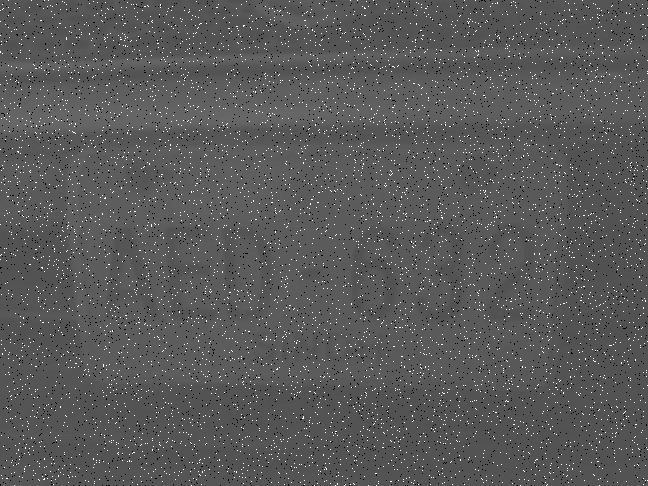
#> input picture LicensePlateRecognition/TEST.tif, 648 x 486 px
$ python view1.py
#> lines starting #> are read from the running program, lines starting #| are printed output that depends on the picture; after the words box and inside, x2 and y2 are one past the last pixel; in counts of white or black regions, pixels touching at a corner belong together
import cv2
import numpy as np

# 二值形态学运算
def morphology(img):
    kernel1 = cv2.getStructuringElement(cv2.MORPH_RECT, (20,14)) # 腐蚀矩阵
    iFushi = cv2.morphologyEx(img, cv2.MORPH_DILATE, kernel1)  # 对文字腐蚀运算
    cv2.imshow('fushi', iFushi)

    kernel2 = cv2.getStructuringElement(cv2.MORPH_RECT, (40, 40))  # 膨胀矩阵
    iPengzhang = cv2.morphologyEx(iFushi, cv2.MORPH_ERODE, kernel2)  # 对背景进行膨胀运算
    cv2.imshow('pengzhang', iPengzhang)

    # 背景图和二分图相减-->得到文字
    jian = np.abs(iPengzhang - img)
    cv2.imshow("jian", jian)

    kernel3 = cv2.getStructuringElement(cv2.MORPH_RECT, (3 , 6))  # 膨胀
    iWenzi = cv2.morphologyEx(jian, cv2.MORPH_DILATE, kernel3)  # 对文字进行膨胀运算
    cv2.imshow('wenzi', iWenzi)

img = cv2.imread("TEST.tif")
#> img is the input picture: shape (486, 648, 3); min 0, max 255, mean 89.4
# 1、消除椒盐噪声：
# 中值滤波器
median = cv2.medianBlur(img, 5)
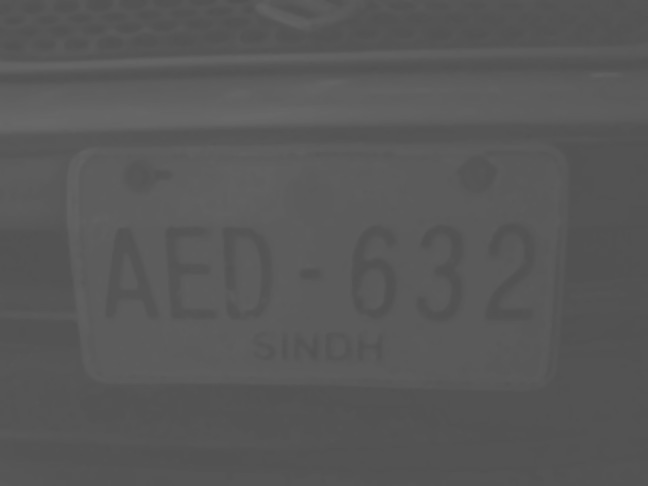
#> median: shape (486, 648, 3); min 81, max 103, mean 87.7
# 消除噪声图
cv2.imshow("median-image", median)
# 转化为灰度图
Grayimg = cv2.cvtColor(median, cv2.COLOR_RGB2GRAY)
# 2、直方图均衡化：
hist = cv2.equalizeHist(Grayimg)
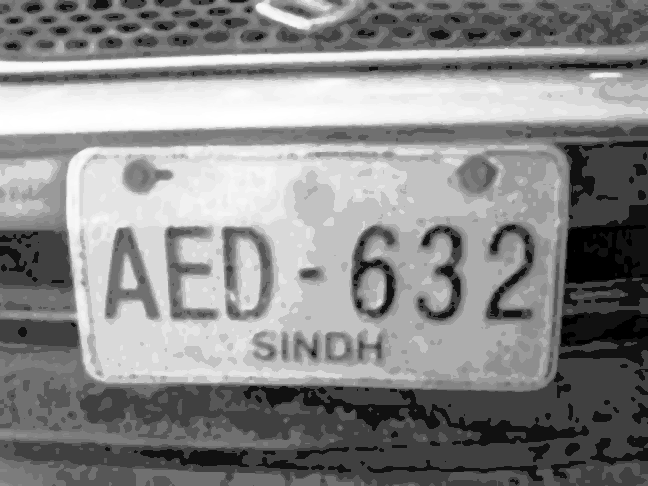
#> hist: shape (486, 648); min 0, max 255, mean 137
cv2.imshow('hist',hist)
# 3、二值化处理：
# 阈值为140
ret, binary = cv2.threshold(hist, 140, 255,cv2.THRESH_BINARY)
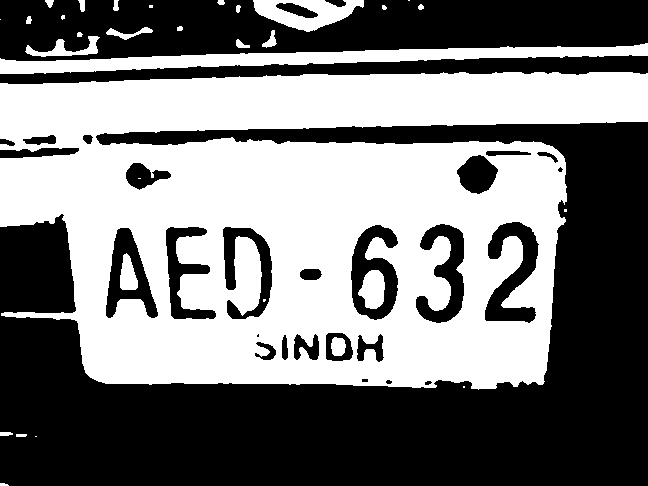
#> binary: shape (486, 648); 47.7% white; 32 white regions (9 under 20 px), largest, box (x1, y1, x2, y2) and area: (0, 72, 648, 390) 137849, (0, 43, 648, 74) 7526, (253, 0, 364, 32) 1960
cv2.imshow("binary-image",binary)
# 二值形态处理
morphology(binary)
#> in morphology, `iFushi = cv2.morphologyEx(img, cv2.MORPH_DILATE, kernel1)`:
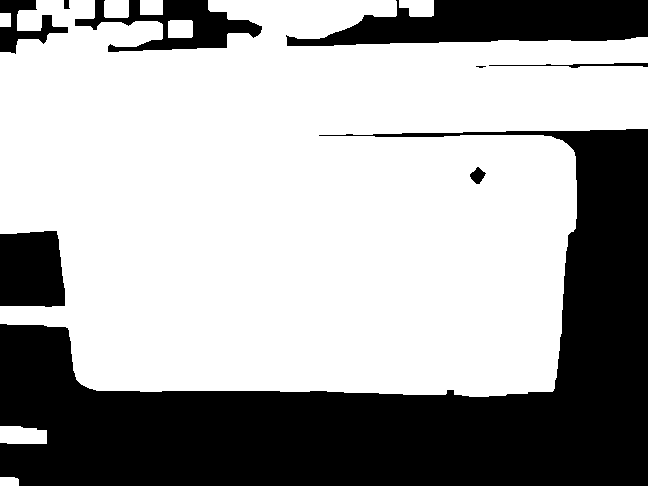
#> iFushi: shape (486, 648); 65.4% white; 9 black regions (1 under 20 px), largest, box (x1, y1, x2, y2) and area: (0, 129, 648, 486) 86650, (286, 0, 648, 46) 11614, (0, 231, 65, 307) 4544
#> in morphology, `iPengzhang = cv2.morphologyEx(iFushi, cv2.MORPH_ERODE, kernel2)`:
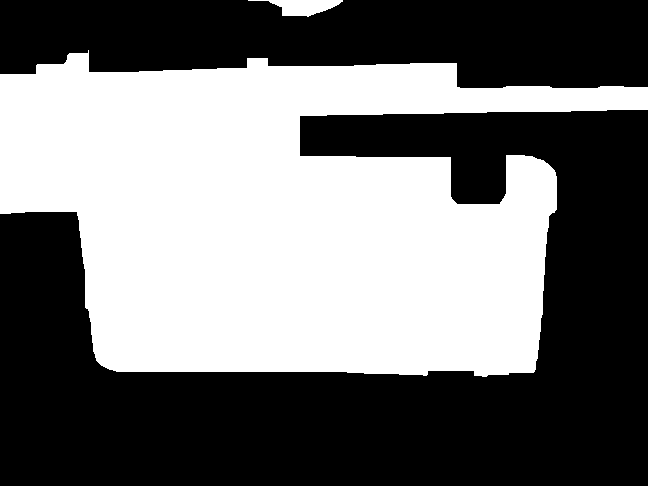
#> iPengzhang: shape (486, 648); 45% white; 2 white regions, box (x1, y1, x2, y2) and area: (0, 50, 648, 377) 140769, (248, 0, 343, 17) 854
#> in morphology, `jian = np.abs(iPengzhang - img)`:
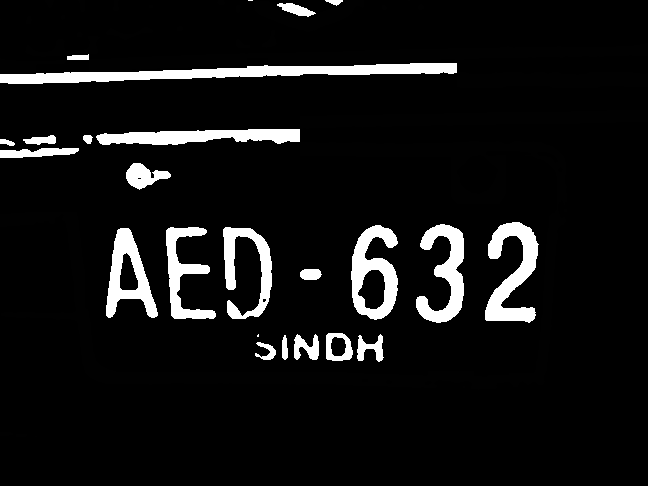
#> jian: shape (486, 648); min 0, max 255, mean 19.1
#> in morphology, `iWenzi = cv2.morphologyEx(jian, cv2.MORPH_DILATE, kernel3)`:
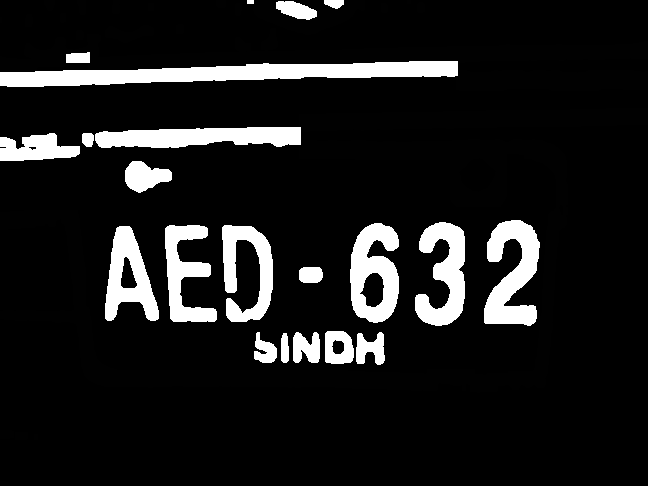
#> iWenzi: shape (486, 648); min 0, max 255, mean 28

cv2.waitKey(0)
